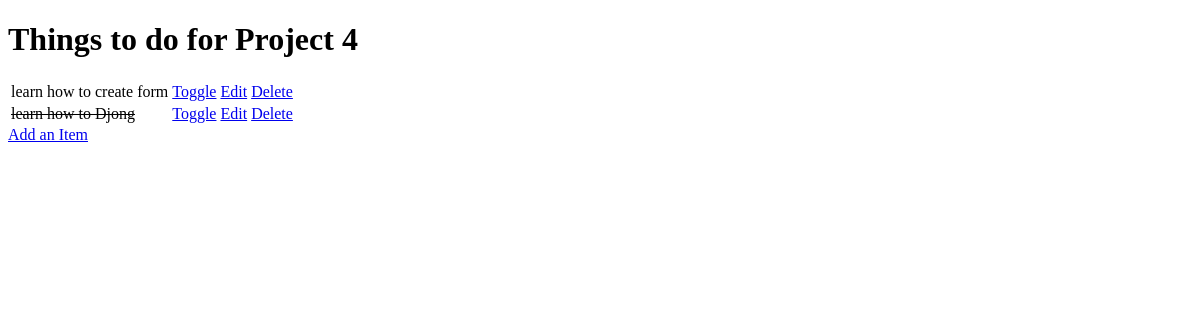
Before: / with the older database file.
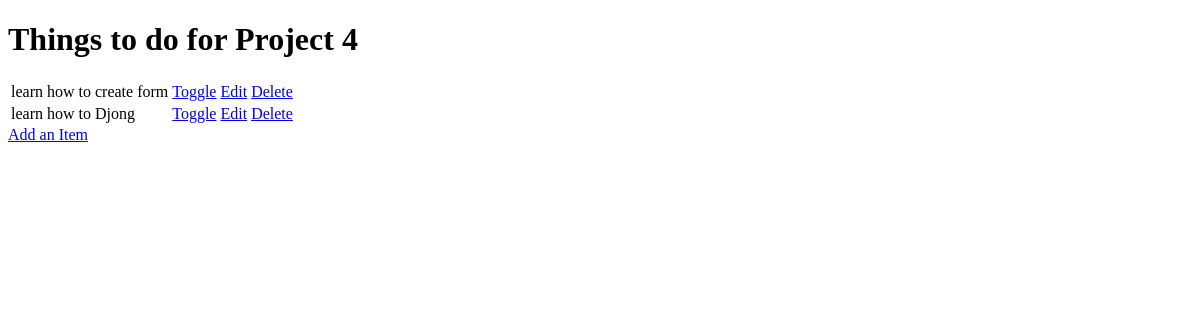
After: the same page with the newer database file.
### todo/models.py (models this page shows, shortened)
class Item(models.Model):
    name = models.CharField(max_length=50, null=False, blank=False)
    done = models.BooleanField(null=False, blank=False)

### todo/views.py (the view)
# urls.py: path('', views.get_todo_list, name='get_todo_list'),
def get_todo_list(request):
    items = Item.objects.all()
    context = {
        'items': items
    }
    return render(request, 'todo/todo_list.html', context)

### todo/templates/todo/todo_list.html (shortened to what this page needs)
<!DOCTYPE html>
<html lang="en">
  <head>
  </head>
  <body>
    <h1>Things to do for Project 4</h1>
    <table>
      {% for item in items %}
      <tr>
        {% if item.done %}
        <td><strike>{{ item.name }}</strike></td>
        {% else %}
        <td>{{ item.name }}</td>
        {% endif %}
        <td>
          <a href="/toggle/{{ item.id }}"> Toggle </a>
        </td>
        <td>
          <a href="/edit/{{ item.id }}"> Edit </a>
        </td>
        <td>
          <a href="/delete/{{ item.id }}"> Delete </a>
        </td>
      </tr>
      {% empty %}
      <tr>
        <td>You have nothing to do</td>
      </tr>
      {% endfor %}
    </table>
    <a href="/add">Add an Item</a>
  </body>
</html>

Changed rows visible on the page:
changed Item "learn how to Djong": done True → False (drawn)
